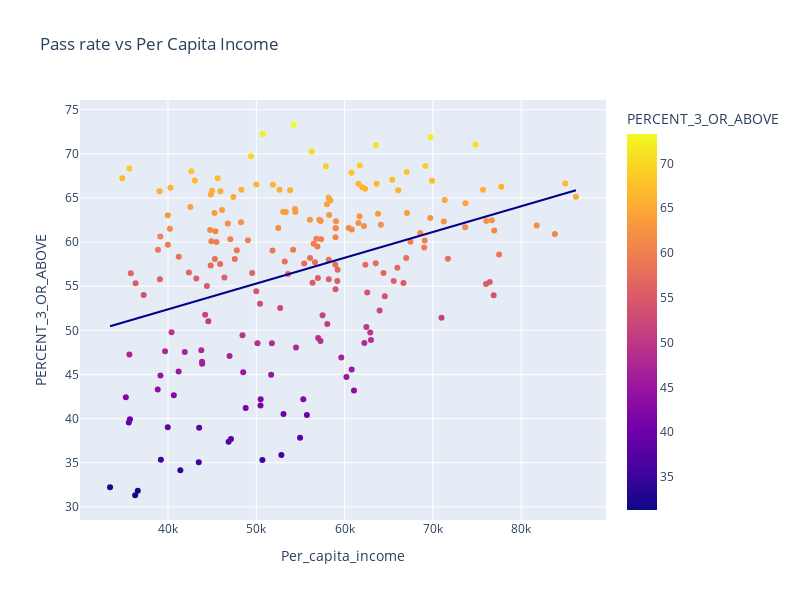

Notebook source saved alongside this figure:
### Code cell
fig = px.scatter(data_frame=ap_overall_statelevel,x='Per_capita_income', y='PERCENT_3_OR_ABOVE',trendline='ols',trendline_color_override='darkblue',width=800, height=600,color='PERCENT_3_OR_ABOVE',
                 title='Pass rate vs Per Capita Income')
fig.show()
with open('data/state_by_state_pickled/AP_pass_rate_by_states_vs_income.pkl', 'wb') as f:
    pickle.dump(fig, f)

### Figure 1 — Plotly figure (JSON) as saved in the notebook; plotly's stock layout.template omitted (floating-point values rounded to 4 significant figures; data arrays with more than 128 entries replaced by an {"elided": "..."} marker saying what was removed)
{"data": [{"hovertemplate": "Per_capita_income=%{x}<br>PERCENT_3_OR_ABOVE=%{marker.color}<extra></extra>", "legendgroup": "", "marker": {"color": {"elided": "200 float values"}, "coloraxis": "coloraxis", "symbol": "circle"}, "mode": "markers", "name": "", "orientation": "v", "showlegend": false, "type": "scatter", "x": {"elided": "200 int values"}, "xaxis": "x", "y": {"elided": "200 float values"}, "yaxis": "y"}, {"hovertemplate": "<b>OLS trendline</b><br>PERCENT_3_OR_ABOVE = 0.000292173 * Per_capita_income + 40.6891<br>R<sup>2</sup>=0.131218<br><br>Per_capita_income=%{x}<br>PERCENT_3_OR_ABOVE=%{y} <b>(trend)</b><extra></extra>", "legendgroup": "", "line": {"color": "darkblue"}, "marker": {"symbol": "circle"}, "mode": "lines", "name": "", "showlegend": false, "type": "scatter", "x": {"elided": "200 int values"}, "xaxis": "x", "y": {"elided": "200 float values"}, "yaxis": "y"}], "layout": {"coloraxis": {"colorbar": {"title": {"text": "PERCENT_3_OR_ABOVE"}}, "colorscale": [[0, "#0d0887"], [0.1111, "#46039f"], [0.2222, "#7201a8"], [0.3333, "#9c179e"], [0.4444, "#bd3786"], [0.5556, "#d8576b"], [0.6667, "#ed7953"], [0.7778, "#fb9f3a"], [0.8889, "#fdca26"], [1, "#f0f921"]]}, "height": 600, "legend": {"tracegroupgap": 0}, "title": {"text": "Pass rate vs Per Capita Income"}, "width": 800, "xaxis": {"anchor": "y", "domain": [0, 1], "title": {"text": "Per_capita_income"}}, "yaxis": {"anchor": "x", "domain": [0, 1], "title": {"text": "PERCENT_3_OR_ABOVE"}}}}
